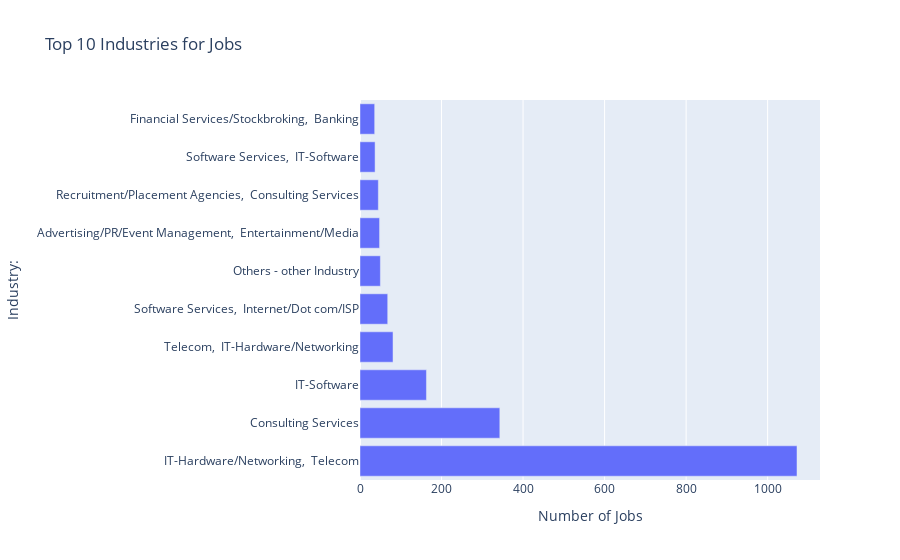

The cell this chart's notebook holds for it:
### Code cell
fig= px.bar(industry_count,
            x=industry_count.values,
            y=industry_count.index,
            labels={'x':'Number of Jobs','index':'Industry'},
            title='Top 10 Industries for Jobs')
fig.show()

### Figure 1 — Plotly figure (JSON) as saved in the notebook; plotly's stock layout.template omitted (floating-point values rounded to 4 significant figures)
{"data": [{"alignmentgroup": "True", "hovertemplate": "Number of Jobs=%{x}<br>Industry:=%{y}<extra></extra>", "legendgroup": "", "marker": {"color": "#636efa", "pattern": {"shape": ""}}, "name": "", "offsetgroup": "", "orientation": "h", "showlegend": false, "textposition": "auto", "type": "bar", "x": [1072, 343, 163, 81, 68, 50, 48, 45, 37, 36], "xaxis": "x", "y": ["IT-Hardware/Networking,  Telecom", "Consulting Services", "IT-Software", "Telecom,  IT-Hardware/Networking", "Software Services,  Internet/Dot com/ISP", "Others - other Industry", "Advertising/PR/Event Management,  Entertainment/Media", "Recruitment/Placement Agencies,  Consulting Services", "Software Services,  IT-Software", "Financial Services/Stockbroking,  Banking"], "yaxis": "y"}], "layout": {"barmode": "relative", "legend": {"tracegroupgap": 0}, "title": {"text": "Top 10 Industries for Jobs"}, "xaxis": {"anchor": "y", "domain": [0, 1], "title": {"text": "Number of Jobs"}}, "yaxis": {"anchor": "x", "domain": [0, 1], "title": {"text": "Industry:"}}}}
